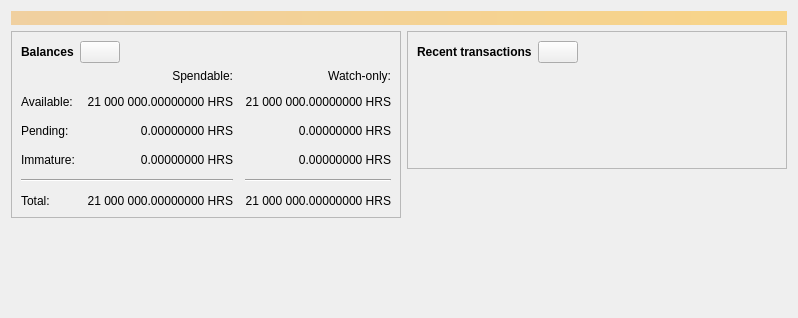
<?xml version="1.0" encoding="UTF-8"?>
<ui version="4.0">
 <class>OverviewPage</class>
 <widget class="QWidget" name="OverviewPage">
  <property name="geometry">
   <rect>
    <x>0</x>
    <y>0</y>
    <width>798</width>
    <height>318</height>
   </rect>
  </property>
  <property name="windowTitle">
   <string>Form</string>
  </property>
  <layout class="QVBoxLayout" name="topLayout">
   <item>
    <widget class="QLabel" name="labelAlerts">
     <property name="visible">
      <bool>false</bool>
     </property>
     <property name="styleSheet">
      <string notr="true">QLabel { background-color: qlineargradient(x1: 0, y1: 0, x2: 1, y2: 0, stop:0 #F0D0A0, stop:1 #F8D488); color:#000000; }</string>
     </property>
     <property name="wordWrap">
      <bool>true</bool>
     </property>
     <property name="margin">
      <number>3</number>
     </property>
     <property name="textInteractionFlags">
      <set>Qt::TextSelectableByMouse</set>
     </property>
    </widget>
   </item>
   <item>
    <layout class="QHBoxLayout" name="horizontalLayout" stretch="1,1">
     <item>
      <layout class="QVBoxLayout" name="verticalLayout_2">
       <item>
        <widget class="QFrame" name="frame">
         <property name="frameShape">
          <enum>QFrame::StyledPanel</enum>
         </property>
         <property name="frameShadow">
          <enum>QFrame::Raised</enum>
         </property>
         <layout class="QVBoxLayout" name="verticalLayout_4">
          <item>
           <layout class="QHBoxLayout" name="horizontalLayout_4">
            <item>
             <widget class="QLabel" name="label_5">
              <property name="font">
               <font>
                <weight>75</weight>
                <bold>true</bold>
               </font>
              </property>
              <property name="text">
               <string>Balances</string>
              </property>
             </widget>
            </item>
            <item>
             <widget class="QPushButton" name="labelWalletStatus">
              <property name="enabled">
               <bool>true</bool>
              </property>
              <property name="maximumSize">
               <size>
                <width>45</width>
                <height>16777215</height>
               </size>
              </property>
              <property name="toolTip">
               <string>The displayed information may be out of date. Your wallet automatically synchronizes with the Horus network after a connection is established, but this process has not completed yet.</string>
              </property>
              <property name="text">
               <string/>
              </property>
              <property name="icon">
               <iconset resource="../horus.qrc">
                <normaloff>:/icons/warning</normaloff>
                <disabledoff>:/icons/warning</disabledoff>:/icons/warning</iconset>
              </property>
              <property name="iconSize">
               <size>
                <width>24</width>
                <height>24</height>
               </size>
              </property>
             </widget>
            </item>
            <item>
             <spacer name="horizontalSpacer_3">
              <property name="orientation">
               <enum>Qt::Horizontal</enum>
              </property>
              <property name="sizeHint" stdset="0">
               <size>
                <width>40</width>
                <height>20</height>
               </size>
              </property>
             </spacer>
            </item>
           </layout>
          </item>
          <item>
           <layout class="QGridLayout" name="gridLayout">
            <property name="spacing">
             <number>12</number>
            </property>
            <item row="2" column="2">
             <widget class="QLabel" name="labelWatchPending">
              <property name="cursor">
               <cursorShape>IBeamCursor</cursorShape>
              </property>
              <property name="toolTip">
               <string>Unconfirmed transactions to watch-only addresses</string>
              </property>
              <property name="text">
               <string notr="true">0.00000000 HRS</string>
              </property>
              <property name="alignment">
               <set>Qt::AlignRight|Qt::AlignTrailing|Qt::AlignVCenter</set>
              </property>
              <property name="textInteractionFlags">
               <set>Qt::LinksAccessibleByMouse|Qt::TextSelectableByKeyboard|Qt::TextSelectableByMouse</set>
              </property>
             </widget>
            </item>
            <item row="2" column="1">
             <widget class="QLabel" name="labelUnconfirmed">
              <property name="cursor">
               <cursorShape>IBeamCursor</cursorShape>
              </property>
              <property name="toolTip">
               <string>Total of transactions that have yet to be confirmed, and do not yet count toward the spendable balance</string>
              </property>
              <property name="text">
               <string notr="true">0.00000000 HRS</string>
              </property>
              <property name="alignment">
               <set>Qt::AlignRight|Qt::AlignTrailing|Qt::AlignVCenter</set>
              </property>
              <property name="textInteractionFlags">
               <set>Qt::LinksAccessibleByMouse|Qt::TextSelectableByKeyboard|Qt::TextSelectableByMouse</set>
              </property>
             </widget>
            </item>
            <item row="3" column="2">
             <widget class="QLabel" name="labelWatchImmature">
              <property name="cursor">
               <cursorShape>IBeamCursor</cursorShape>
              </property>
              <property name="toolTip">
               <string>Mined balance in watch-only addresses that has not yet matured</string>
              </property>
              <property name="text">
               <string notr="true">0.00000000 HRS</string>
              </property>
              <property name="alignment">
               <set>Qt::AlignRight|Qt::AlignTrailing|Qt::AlignVCenter</set>
              </property>
              <property name="textInteractionFlags">
               <set>Qt::LinksAccessibleByMouse|Qt::TextSelectableByKeyboard|Qt::TextSelectableByMouse</set>
              </property>
             </widget>
            </item>
            <item row="4" column="0" colspan="2">
             <widget class="Line" name="line">
              <property name="orientation">
               <enum>Qt::Horizontal</enum>
              </property>
             </widget>
            </item>
            <item row="4" column="2">
             <widget class="Line" name="lineWatchBalance">
              <property name="sizePolicy">
               <sizepolicy hsizetype="Preferred" vsizetype="Fixed">
                <horstretch>0</horstretch>
                <verstretch>0</verstretch>
               </sizepolicy>
              </property>
              <property name="minimumSize">
               <size>
                <width>140</width>
                <height>0</height>
               </size>
              </property>
              <property name="orientation">
               <enum>Qt::Horizontal</enum>
              </property>
             </widget>
            </item>
            <item row="5" column="0">
             <widget class="QLabel" name="labelTotalText">
              <property name="text">
               <string>Total:</string>
              </property>
             </widget>
            </item>
            <item row="3" column="1">
             <widget class="QLabel" name="labelImmature">
              <property name="cursor">
               <cursorShape>IBeamCursor</cursorShape>
              </property>
              <property name="toolTip">
               <string>Mined balance that has not yet matured</string>
              </property>
              <property name="text">
               <string notr="true">0.00000000 HRS</string>
              </property>
              <property name="alignment">
               <set>Qt::AlignRight|Qt::AlignTrailing|Qt::AlignVCenter</set>
              </property>
              <property name="textInteractionFlags">
               <set>Qt::LinksAccessibleByMouse|Qt::TextSelectableByKeyboard|Qt::TextSelectableByMouse</set>
              </property>
             </widget>
            </item>
            <item row="2" column="3">
             <spacer name="horizontalSpacer_2">
              <property name="orientation">
               <enum>Qt::Horizontal</enum>
              </property>
              <property name="sizeHint" stdset="0">
               <size>
                <width>40</width>
                <height>20</height>
               </size>
              </property>
             </spacer>
            </item>
            <item row="3" column="0">
             <widget class="QLabel" name="labelImmatureText">
              <property name="text">
               <string>Immature:</string>
              </property>
             </widget>
            </item>
            <item row="5" column="1">
             <widget class="QLabel" name="labelTotal">
              <property name="cursor">
               <cursorShape>IBeamCursor</cursorShape>
              </property>
              <property name="toolTip">
               <string>Your current total balance</string>
              </property>
              <property name="text">
               <string notr="true">21 000 000.00000000 HRS</string>
              </property>
              <property name="alignment">
               <set>Qt::AlignRight|Qt::AlignTrailing|Qt::AlignVCenter</set>
              </property>
              <property name="textInteractionFlags">
               <set>Qt::LinksAccessibleByMouse|Qt::TextSelectableByKeyboard|Qt::TextSelectableByMouse</set>
              </property>
             </widget>
            </item>
            <item row="5" column="2">
             <widget class="QLabel" name="labelWatchTotal">
              <property name="cursor">
               <cursorShape>IBeamCursor</cursorShape>
              </property>
              <property name="toolTip">
               <string>Current total balance in watch-only addresses</string>
              </property>
              <property name="text">
               <string notr="true">21 000 000.00000000 HRS</string>
              </property>
              <property name="alignment">
               <set>Qt::AlignRight|Qt::AlignTrailing|Qt::AlignVCenter</set>
              </property>
              <property name="textInteractionFlags">
               <set>Qt::LinksAccessibleByMouse|Qt::TextSelectableByKeyboard|Qt::TextSelectableByMouse</set>
              </property>
             </widget>
            </item>
            <item row="0" column="2">
             <widget class="QLabel" name="labelWatchonly">
              <property name="text">
               <string>Watch-only:</string>
              </property>
              <property name="alignment">
               <set>Qt::AlignRight|Qt::AlignTrailing|Qt::AlignVCenter</set>
              </property>
             </widget>
            </item>
            <item row="1" column="0">
             <widget class="QLabel" name="labelBalanceText">
              <property name="text">
               <string>Available:</string>
              </property>
             </widget>
            </item>
            <item row="1" column="1">
             <widget class="QLabel" name="labelBalance">
              <property name="cursor">
               <cursorShape>IBeamCursor</cursorShape>
              </property>
              <property name="toolTip">
               <string>Your current spendable balance</string>
              </property>
              <property name="text">
               <string notr="true">21 000 000.00000000 HRS</string>
              </property>
              <property name="alignment">
               <set>Qt::AlignRight|Qt::AlignTrailing|Qt::AlignVCenter</set>
              </property>
              <property name="textInteractionFlags">
               <set>Qt::LinksAccessibleByMouse|Qt::TextSelectableByKeyboard|Qt::TextSelectableByMouse</set>
              </property>
             </widget>
            </item>
            <item row="1" column="2">
             <widget class="QLabel" name="labelWatchAvailable">
              <property name="cursor">
               <cursorShape>IBeamCursor</cursorShape>
              </property>
              <property name="toolTip">
               <string>Your current balance in watch-only addresses</string>
              </property>
              <property name="text">
               <string notr="true">21 000 000.00000000 HRS</string>
              </property>
              <property name="alignment">
               <set>Qt::AlignRight|Qt::AlignTrailing|Qt::AlignVCenter</set>
              </property>
              <property name="textInteractionFlags">
               <set>Qt::LinksAccessibleByMouse|Qt::TextSelectableByKeyboard|Qt::TextSelectableByMouse</set>
              </property>
             </widget>
            </item>
            <item row="2" column="0">
             <widget class="QLabel" name="labelPendingText">
              <property name="text">
               <string>Pending:</string>
              </property>
             </widget>
            </item>
            <item row="0" column="1">
             <widget class="QLabel" name="labelSpendable">
              <property name="text">
               <string>Spendable:</string>
              </property>
              <property name="alignment">
               <set>Qt::AlignRight|Qt::AlignTrailing|Qt::AlignVCenter</set>
              </property>
             </widget>
            </item>
           </layout>
          </item>
         </layout>
        </widget>
       </item>
       <item>
        <spacer name="verticalSpacer">
         <property name="orientation">
          <enum>Qt::Vertical</enum>
         </property>
         <property name="sizeHint" stdset="0">
          <size>
           <width>20</width>
           <height>40</height>
          </size>
         </property>
        </spacer>
       </item>
      </layout>
     </item>
     <item>
      <layout class="QVBoxLayout" name="verticalLayout_3">
       <item>
        <widget class="QFrame" name="frame_2">
         <property name="frameShape">
          <enum>QFrame::StyledPanel</enum>
         </property>
         <property name="frameShadow">
          <enum>QFrame::Raised</enum>
         </property>
         <layout class="QVBoxLayout" name="verticalLayout">
          <item>
           <layout class="QHBoxLayout" name="horizontalLayout_2">
            <item>
             <widget class="QLabel" name="label_4">
              <property name="font">
               <font>
                <weight>75</weight>
                <bold>true</bold>
               </font>
              </property>
              <property name="text">
               <string>Recent transactions</string>
              </property>
             </widget>
            </item>
            <item>
             <widget class="QPushButton" name="labelTransactionsStatus">
              <property name="enabled">
               <bool>true</bool>
              </property>
              <property name="maximumSize">
               <size>
                <width>45</width>
                <height>16777215</height>
               </size>
              </property>
              <property name="toolTip">
               <string>The displayed information may be out of date. Your wallet automatically synchronizes with the Horus network after a connection is established, but this process has not completed yet.</string>
              </property>
              <property name="text">
               <string/>
              </property>
              <property name="icon">
               <iconset resource="../horus.qrc">
                <normaloff>:/icons/warning</normaloff>
                <disabledoff>:/icons/warning</disabledoff>:/icons/warning</iconset>
              </property>
              <property name="iconSize">
               <size>
                <width>24</width>
                <height>24</height>
               </size>
              </property>
             </widget>
            </item>
            <item>
             <spacer name="horizontalSpacer">
              <property name="orientation">
               <enum>Qt::Horizontal</enum>
              </property>
              <property name="sizeHint" stdset="0">
               <size>
                <width>40</width>
                <height>20</height>
               </size>
              </property>
             </spacer>
            </item>
           </layout>
          </item>
          <item>
           <widget class="TransactionOverviewWidget" name="listTransactions">
            <property name="styleSheet">
             <string notr="true">QListView { background: transparent; }</string>
            </property>
            <property name="frameShape">
             <enum>QFrame::NoFrame</enum>
            </property>
            <property name="verticalScrollBarPolicy">
             <enum>Qt::ScrollBarAlwaysOff</enum>
            </property>
            <property name="horizontalScrollBarPolicy">
             <enum>Qt::ScrollBarAlwaysOff</enum>
            </property>
            <property name="sizeAdjustPolicy">
             <enum>QAbstractScrollArea::AdjustToContents</enum>
            </property>
            <property name="selectionMode">
             <enum>QAbstractItemView::NoSelection</enum>
            </property>
            <property name="uniformItemSizes">
             <bool>true</bool>
            </property>
           </widget>
          </item>
         </layout>
        </widget>
       </item>
       <item>
        <spacer name="verticalSpacer_2">
         <property name="orientation">
          <enum>Qt::Vertical</enum>
         </property>
         <property name="sizeHint" stdset="0">
          <size>
           <width>20</width>
           <height>40</height>
          </size>
         </property>
        </spacer>
       </item>
      </layout>
     </item>
    </layout>
   </item>
  </layout>
 </widget>
 <customwidgets>
  <customwidget>
   <class>TransactionOverviewWidget</class>
   <extends>QListView</extends>
   <header>qt/transactionoverviewwidget.h</header>
  </customwidget>
 </customwidgets>
 <resources/>
 <connections/>
</ui>
